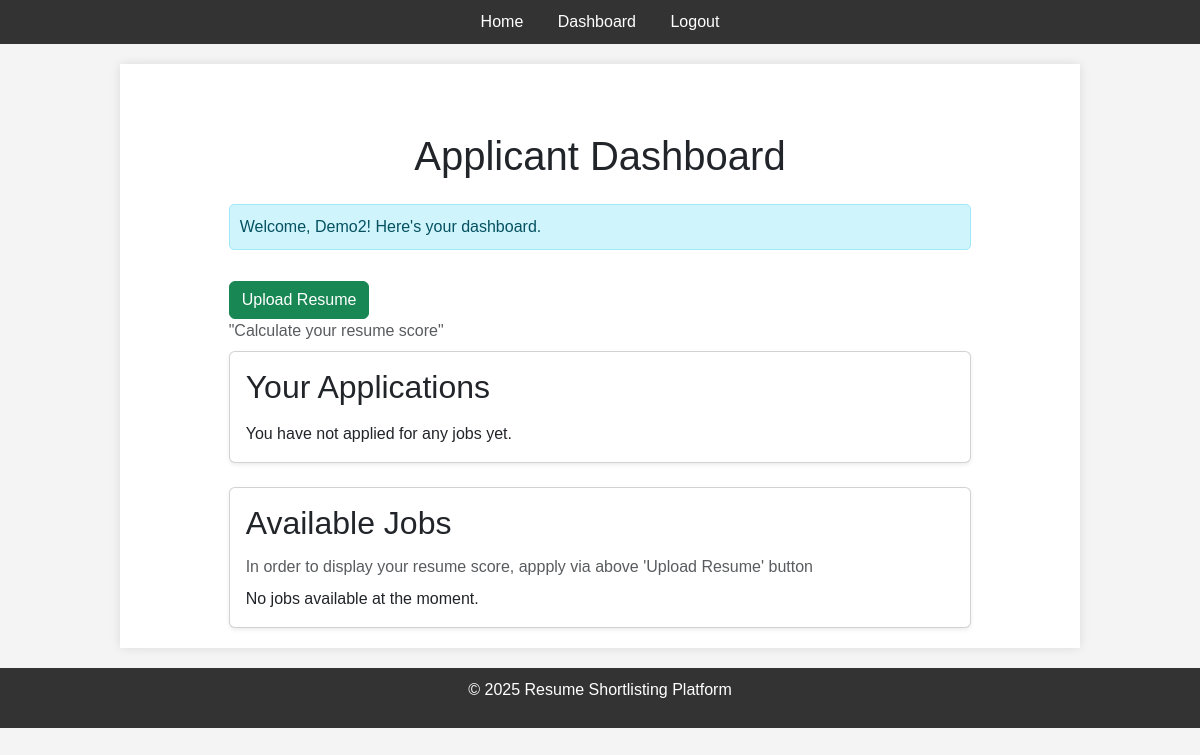
The app's page /applicant_dashboard (signed in), older data.
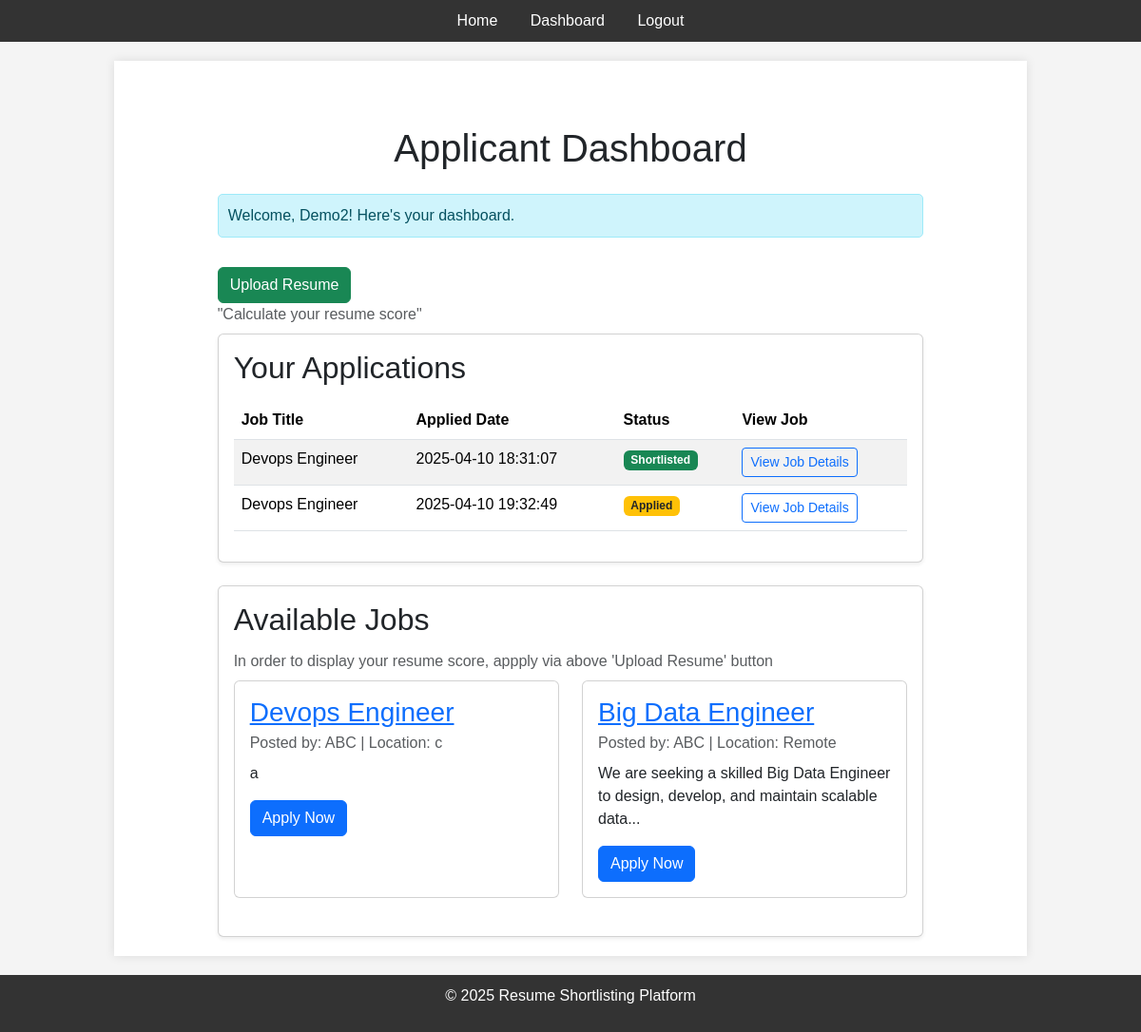
The same page, newer data.
### tables this page shows
CREATE TABLE applications (
            application_id INTEGER PRIMARY KEY AUTOINCREMENT,
            applicant_id INTEGER NOT NULL,
            job_id INTEGER NOT NULL,
            resume_path TEXT NOT NULL,
            applied_date DATETIME DEFAULT CURRENT_TIMESTAMP,
            status TEXT DEFAULT 'applied' CHECK (status IN ('applied', 'shortlisted', 'not shortlisted')),
            prediction_score REAL,
            FOREIGN KEY (applicant_id) REFERENCES users (user_id),
            FOREIGN KEY (job_id) REFERENCES jobs (job_id)
        );

CREATE TABLE jobs (
            job_id INTEGER PRIMARY KEY AUTOINCREMENT,
            title TEXT NOT NULL,
            description TEXT NOT NULL,
            requirements TEXT NOT NULL,
            location TEXT NOT NULL,
            job_type TEXT NOT NULL,
            salary REAL,
            posted_date DATETIME DEFAULT CURRENT_TIMESTAMP,
            company_id INTEGER NOT NULL,
            FOREIGN KEY (company_id) REFERENCES users (user_id)
        );

CREATE TABLE users (
            user_id INTEGER PRIMARY KEY AUTOINCREMENT,
            username TEXT UNIQUE NOT NULL,
            password TEXT NOT NULL,
            email TEXT UNIQUE NOT NULL,
            user_type TEXT NOT NULL CHECK (user_type IN ('company', 'applicant'))
        );

### app.py (the view)
@app.route('/applicant_dashboard')
def applicant_dashboard():
    if 'user_id' not in session or session['user_type'] != 'applicant':
        flash('Unauthorized access.', 'danger')
        return redirect(url_for('index'))
    conn = get_db_connection()
    cursor = conn.cursor()
    applicant_id = session['user_id']
    applications = cursor.execute(
        '''SELECT applications.*, jobs.title
           FROM applications
           JOIN jobs ON applications.job_id = jobs.job_id
           WHERE applications.applicant_id = ?''',
        (applicant_id,),
    ).fetchall()
    jobs = cursor.execute('SELECT jobs.*, users.username as company_name FROM jobs JOIN users ON jobs.company_id = users.user_id').fetchall()
    conn.close()
    return render_template('applicant_dashboard.html', applications=applications, jobs=jobs)

### app.py (called while the page is built)
@app.context_processor
def inject_now():
    from datetime import datetime
    return {'now': datetime.now()}

### scripts/init_db.py (called while the page is built)
def get_db_connection():
    conn = sqlite3.connect(DATABASE)
    conn.row_factory = sqlite3.Row
    return conn

### templates/applicant_dashboard.html (shortened to what this page needs)
{% extends 'base.html' %}
{% block content %}
<div class="container">
	<div class="row justify-content-center mt-5">
		<div class="col-12 col-md-10">
			<h1 class="text-center mb-4">Applicant Dashboard</h1>
			<div class="alert alert-info" role="alert">
				Welcome, {{ session['username'] }}! Here's your dashboard.
			</div>
			<a href="{{ url_for('upload_resume') }}" class="btn btn-success mt-3">Upload Resume</a>
			<p class="card-subtitle mb-2 text-muted">
				"Calculate your resume score"
			</p>
			<div class="card shadow-sm mb-4">
				<div class="card-body">
					<h2 class="card-title mb-3">Your Applications</h2>
					{% if applications %}
					<div class="table-responsive">
						<table class="table table-striped">
							<thead>
								<tr>
									<th>Job Title</th>
									<th>Applied Date</th>
									<th>Status</th>
									<th>View Job</th>
								</tr>
							</thead>
							<tbody>
								{% for application in applications %}
								<tr>
									<td>{{ application.title }}</td>
									<td>{{ application.applied_date }}</td>
									<td>
										{% if application.status == 'applied' %}
										<span class="badge bg-warning text-dark">Applied</span>
										{% elif application.status == 'shortlisted' %}
										<span class="badge bg-success">Shortlisted</span>
										{% else %}
										<span class="badge bg-danger">Not Shortlisted</span>
										{% endif %}
									</td>
									<td>
										<a href="{{ url_for('job_details', job_id=application.job_id) }}"
											class="btn btn-sm btn-outline-primary">
											View Job Details
										</a>
									</td>
								</tr>
								{% endfor %}
							</tbody>
						</table>
					</div>
					{% else %}
					<p class="card-text">You have not applied for any jobs yet.</p>
					{% endif %}
				</div>
			</div>
			<div class="card shadow-sm">
				<div class="card-body">
					<h2 class="card-title mb-3">Available Jobs</h2>
					<p class="card-subtitle mb-2 text-muted">
						In order to display your resume score, appply via above 'Upload Resume' button
					</p>
					{% if jobs %}
					<div class="row">
						{% for job in jobs %}
						<div class="col-md-6 mb-4">
							<div class="card h-100">
								<div class="card-body">
									<h3 class="card-title">
										<a href="{{ url_for('job_details', job_id=job.job_id) }}">
											{{ job.title }}
										</a>
									</h3>
									<p class="card-subtitle mb-2 text-muted">
										Posted by: {{ job.company_name }} | Location: {{ job.location }}
									</p>
									<p class="card-text">
										{{ job.description | truncate(100, end="...") }}
									</p>
									<a href="{{ url_for('apply_job', job_id=job.job_id) }}" class="btn btn-primary">
										Apply Now
									</a>
								</div>
							</div>
						</div>
						{% endfor %}
					</div>
					{% else %}
					<p class="card-text">No jobs available at the moment.</p>
					{% endif %}
				</div>
			</div>
		</div>
	</div>
</div>
{% endblock %}

Row changes from the older to the newer data that the page shows:
added applications: title "Devops Engineer", applied_date "2025-04-10 18:31:07", status "Shortlisted"
added applications: title "Devops Engineer", applied_date "2025-04-10 19:32:49", status "Applied"
added jobs: title "Devops Engineer", company_name "ABC", location "c", description "a"
added jobs: title "Big Data Engineer", company_name "ABC", location "Remote", description "We are seeking a skilled Big Data Engineer to design, develop, and maintain scalable data..."
Text that changed along with them:
text no longer shown: "You have not applied for any jobs yet. No jobs available at the moment."
text now shown: "Job Title Applied Date Status View Job"
